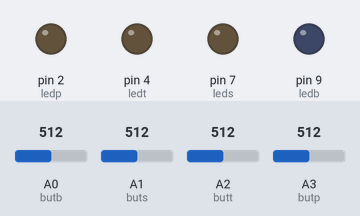
The sketch below on a simulated Arduino Leonardo, built with avr-gcc and run on an emulated ATmega32U4. Parts: output pins drawn as LEDs (lit = HIGH). The test bench sets the inputs (shaded band); at power-on: A0 (butb) = 512, A1 (buts) = 512, A2 (butt) = 512, A3 (butp) = 512. USB keyboard and mouse output is not drawn; what the sketch prints to the serial monitor is not drawn.

Above: at 4.4 s.
4.5 s: A0 (butb) set to 530
At 4.9 s:
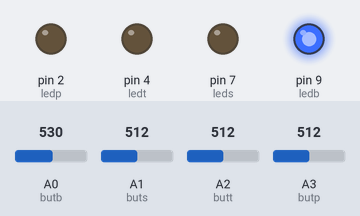
6.0 s: A0 (butb) set to 502
At 7.2 s:
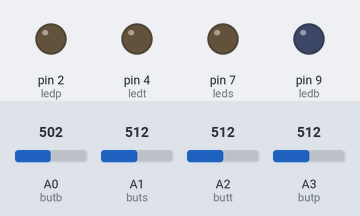
7.5 s: A1 (buts) set to 522
At 8.5 s:
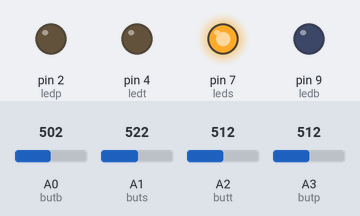
9.0 s: A1 (buts) set to 502
At 9.6 s:
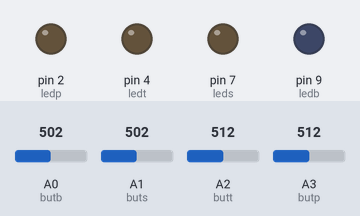
10.5 s: A2 (butt) set to 531
At 11.8 s:
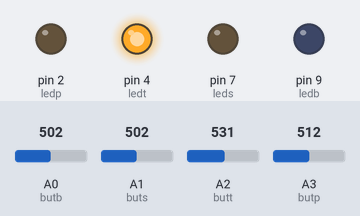
Timing chart, 0 to 13.0 s (numbered marks = the images above; inputs shaded):
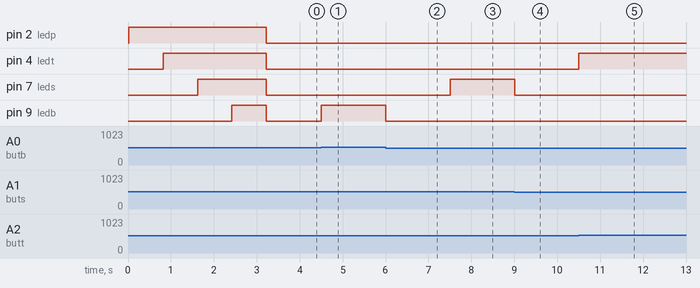

The sketch:

CodeMorscikey.ino
```cpp
#include "Keyboard.h"

int butb=0;//bouton back
int buts=1;//bouton slash
int butt=2;//bouton tiret
int butp=3;//bouton point

int ledb=9;//LED du bouton back
int leds=7;//LED du bouton slash
int ledt=4;//LED du bouton tiret
int ledp=2;//LED du bouton point


int nb=0;//nombre de signaux dans la liste
int lettre[]={0,0,0,0};


void setup() {
  //démarrage de la carte
  delay(10);
  //orientation des broches pour les leds (output)
  pinMode(leds, OUTPUT);
  pinMode(ledt, OUTPUT);
  pinMode(ledp, OUTPUT);
  pinMode(ledb, OUTPUT);
  delay(10);
  digitalWrite(ledp, 1);//animation
  //démarrage du keyboard
  Keyboard.begin();
  delay(800);
  digitalWrite(ledt, 1);//animation
  //démarrage de la liaison série s'il y en a une
  Serial.begin(9600);
  delay(800);
  digitalWrite(leds, 1);//animation
  delay(800);
  digitalWrite(ledb, 1);//animation
  delay(800);

  digitalWrite(ledp, 0);
  digitalWrite(leds, 0);
  digitalWrite(ledt, 0);
  digitalWrite(ledb, 0);
  delay(10);

}

////////////////////////////////////////////////////////////////////////////////////////////

void loop() {
  if (analogRead(buts)>512){
    digitalWrite(leds, 1);
    Serial.print("/");
    Serial.print(decodeLetter(lettre));
    if (lettre[0]==0){
      Keyboard.print(decodeLetter(lettre));
    }
    nb=0;
    lettre[0]=0;
    lettre[1]=0;
    lettre[2]=0;
    lettre[3]=0;
    while (analogRead(buts)>512){}
  }
  else {
    digitalWrite(leds, 0);
  }

  ////////////////////////////////////////////////////

  if (analogRead(butp)>512){
    digitalWrite(ledp, 1);
    if (nb<4){
      lettre[nb]=1;
    }
    Serial.print(".");
    if (nb>0){
      Keyboard.write(KEY_BACKSPACE);//delete key
    }
    Keyboard.print(decodeLetter(lettre));
    nb++;
    while (analogRead(butp)>512){}
  }
  else {
    digitalWrite(ledp, 0);
  }

  //////////////////////////////////////////////

  if (analogRead(butt)>512){
    digitalWrite(ledt, 1);
    if (nb<4){
      lettre[nb]=3;
    }
    Serial.print("-");
    if (nb>0){
      Keyboard.write(KEY_BACKSPACE);//delete key
    }
    Keyboard.print(decodeLetter(lettre));
    nb++;
    while (analogRead(butt)>512){}
  }
  else {
    digitalWrite(ledt, 0);
  }

  ////////////////////////////////////////////////

  if (analogRead(butb)>512){
    digitalWrite(ledb, 1);
    Serial.print("*");
    Keyboard.write(KEY_BACKSPACE);//delete key
    nb=0;
    lettre[0]=0;
    lettre[1]=0;
    lettre[2]=0;
    lettre[3]=0;
    while (analogRead(butb)>512){}}
  else {
    digitalWrite(ledb, 0);
  }

  delay(5);//attente de 5 ms avant le retour au début de la boucle
}


////////////////////////////////////////////////////////////////////////////////////////////


String decodeLetter(int* letter){
  if (letter[0]==1){
    if (letter[1]==1){
      if (letter[2]==1){
        if (letter[3]==1){return "H";}//....
        else if (letter[3]==3){return "V";}//...-
        else {return "S";}}//...
      else if (letter[2]==3){
        if (letter[3]==1){return "F";}//..-.
        else if (letter[3]==3){return "?";}//..--
        else {return "U";}}//..-
      else {return "I";}}//..

    else if (letter[1]==3){
      if (letter[2]==1){
        if (letter[3]==1){return "L";}//.-..
        else if (letter[3]==3){return "?";}//.-.-
        else {return "R";}}//.-.
      else if (letter[2]==3){
        if (letter[3]==1){return "P";}//.--.
        else if (letter[3]==3){return "J";}//.---
        else {return "Z";}}//.-- W<=>Z (clavier AZERTY/QWERTY)
      else {return "Q";}}//.- Q<=>A (clavier AZERTY/QWERTY)

    else {return "E";}}//.


  else if (letter[0]==3){
    if (letter[1]==1){
      if (letter[2]==1){
        if (letter[3]==1){return "B";}//-...
        else if (letter[3]==3){return "X";}//-..-
        else {return "D";}}//-..
      else if (letter[2]==3){
        if (letter[3]==1){return "C";}//-.-.
        else if (letter[3]==3){return "Y";}//-.--
        else {return "K";}}//-.-
      else {return "N";}}//-.

    else if (letter[1]==3){
      if (letter[2]==1){
        if (letter[3]==1){return "W";}//--.. W<=>Z (clavier AZERTY/QWERTY)
        else if (letter[3]==3){return "A";}//--.- Q<=>A (clavier AZERTY/QWERTY)
        else {return "G";}}//--.
      else if (letter[2]==3){
        if (letter[3]==1){return "?";}//---.
        else if (letter[3]==3){return "CH";}//----
        else {return "O";}}//---
      else {return ":";}}//-- :<=>M (clavier AZERTY/QWERTY)

    else {return "T";}}//-

  else{return " ";}

}
```

Measured:
- the behaviour switches between 512 and 513 on A0 (butb) (found by bisection; images 0 and 1)
- the behaviour switches between 512 and 513 on A1 (buts) (found by bisection; images 2 and 3)
- the behaviour switches between 512 and 513 on A2 (butt) (found by bisection; images 4 and 5)
- after the input at 4.5 s, pin 9 (ledb): LOW → HIGH at once
- after the input at 6.0 s, pin 9 (ledb): HIGH → LOW at once
- after the input at 7.5 s, pin 7 (leds): LOW → HIGH at once
- after the input at 9.0 s, pin 7 (leds): HIGH → LOW at once
- after the input at 10.5 s, pin 4 (ledt): LOW → HIGH at once
